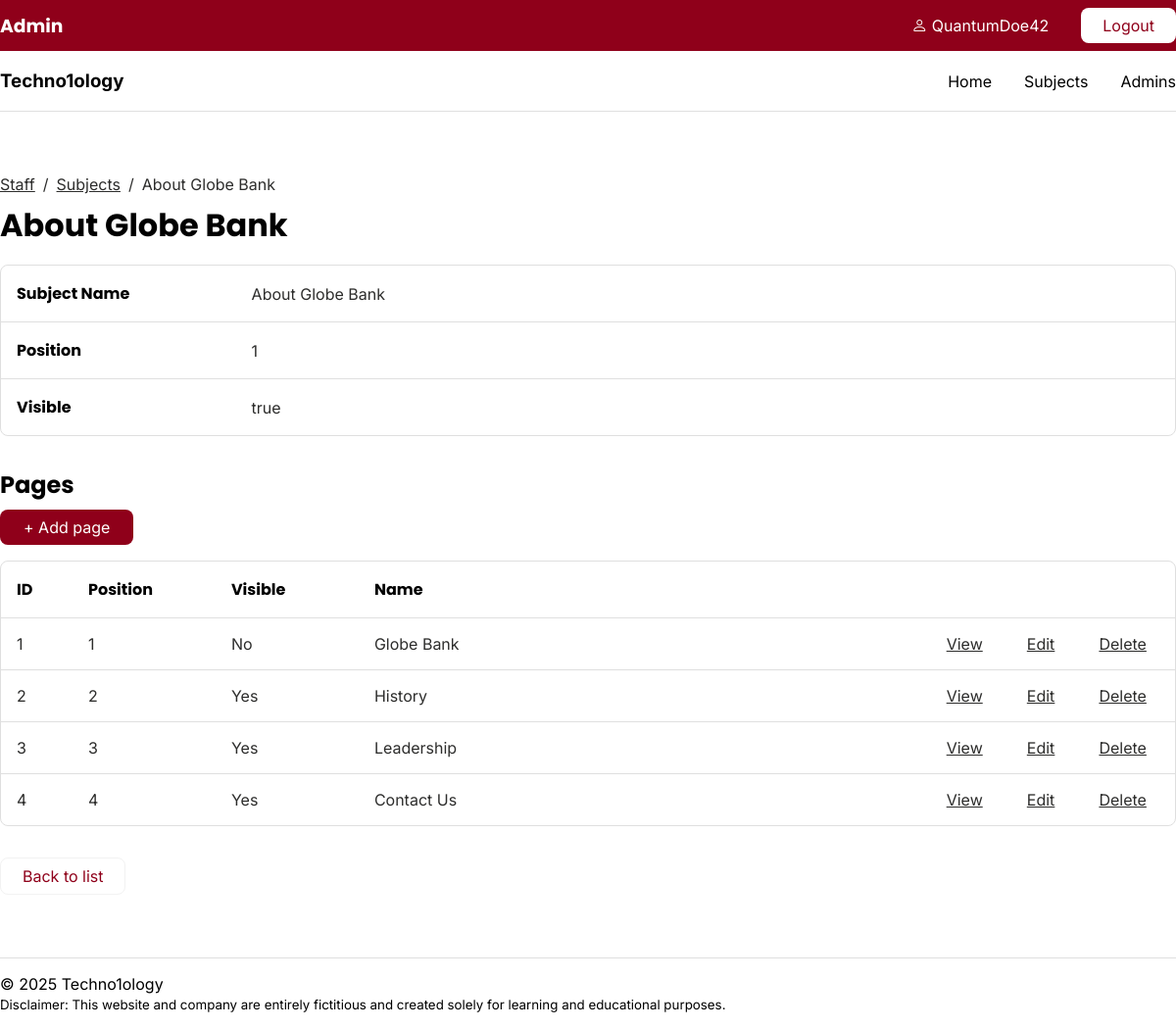
The page /staff/subjects/show.php (signed in) on the database as committed earlier.
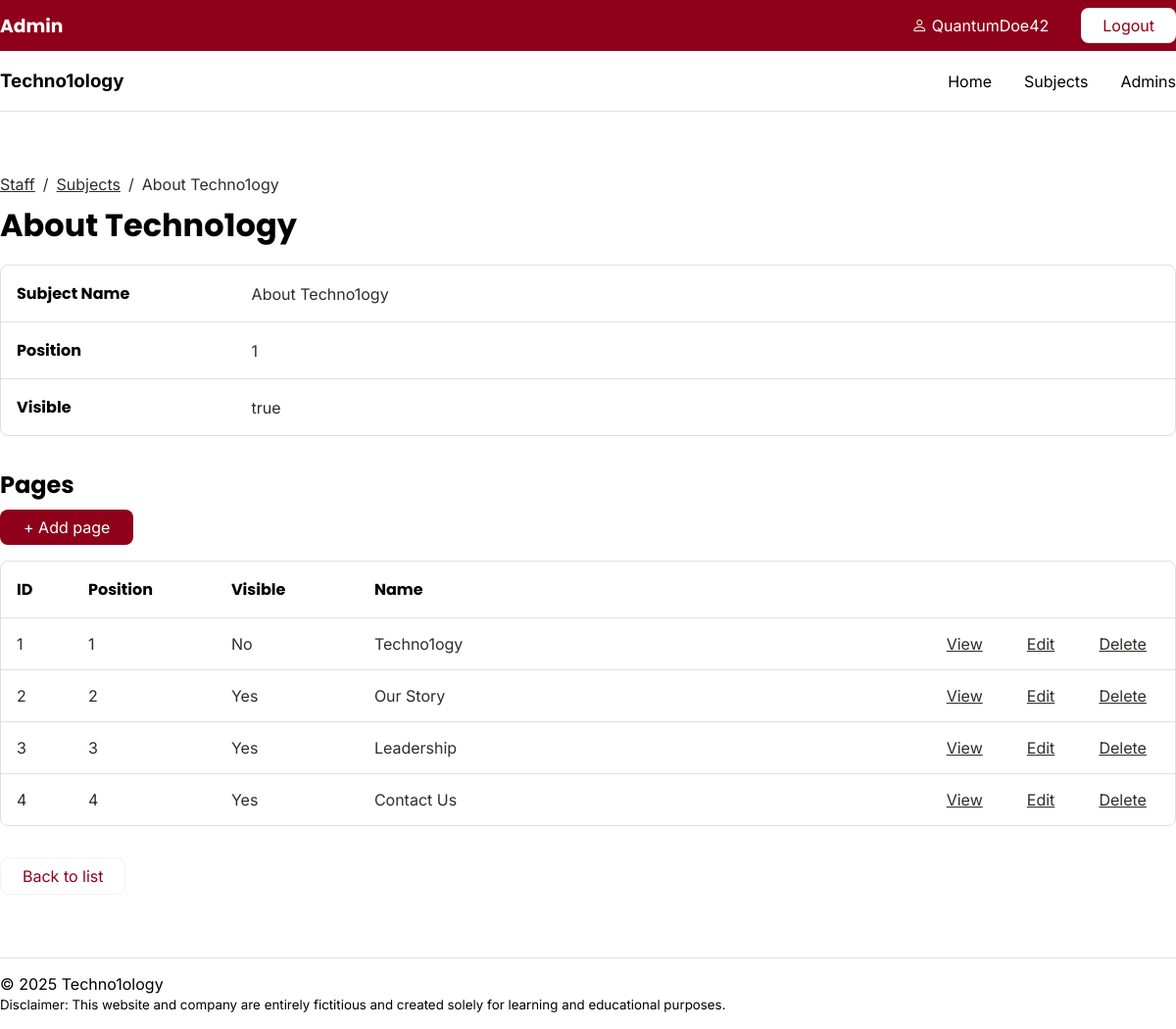
The same page on the database as committed later.
### tables this page shows
CREATE TABLE `subjects` (
  `id` int(11) NOT NULL,
  `menu_name` varchar(255) DEFAULT NULL,
  `position` int(3) DEFAULT NULL,
  `visible` tinyint(1) DEFAULT NULL
);

CREATE TABLE `pages` (
  `id` int(11) NOT NULL,
  `subject_id` int(11) DEFAULT NULL,
  `menu_name` varchar(255) DEFAULT NULL,
  `position` int(3) DEFAULT NULL,
  `visible` tinyint(1) DEFAULT NULL,
  `content` text DEFAULT NULL
);

### private/functions.php (called while the page is built, shortened)
<?php
function url_for($script_path) {
    return WWW_ROOT . $script_path;
}
function u($string="") {
    return urlencode($string);
}
function h($string="") {
    return htmlspecialchars($string);
}
?>

### private/database.php (called while the page is built, shortened)
<?php
function db_escape($connection, $string) {
    return mysqli_real_escape_string($connection, $string);
}
?>

### private/query_functions.php (called while the page is built, shortened)
<?php
function find_subject_by_id($id) {
    global $db;
    $sql = "SELECT * FROM subjects ";
    $sql .= "WHERE id='" . db_escape($db, $id) . "'";
    $result = mysqli_query($db, $sql);
    $subject = mysqli_fetch_assoc($result);
    return $subject;
}
function find_pages_by_subject_id($subject_id, $options=[]) {
    global $db;
    $visible = $options['visible'] ?? false;
    $sql = "SELECT * FROM pages ";
    $sql .= "WHERE subject_id='" . db_escape($db, $subject_id) . "' ";
    $sql .= "ORDER BY position ASC";
    $result = mysqli_query($db, $sql);
    return $result;
}
?>

### public/staff/subjects/show.php (the view, shortened to what this page needs)
<?php
$id = $_GET['id'] ?? '1';
$subject = find_subject_by_id($id);
$pages_set = find_pages_by_subject_id($id);
?>
<?php include(SHARED_PATH . '/staff_navigation.php'); ?>
<div class="section_show">
    <div class="bread_crumb">
        <a href="<?php echo url_for('/staff/index.php')?>">Staff</a>
        <p>/</p>
        <a href="<?php echo url_for('/staff/subjects/index.php')?>">Subjects</a>
        <p>/</p>
        <p><?php echo h($subject['menu_name']);?></p>
    </div>
    <h1><?php echo h($subject['menu_name']);?></h1>
    <table class="list section_attributes">
        <tr>
            <th style="width: 20%">Subject Name</th>
            <td style="width: 80%"><?php echo h($subject['menu_name']);?></td>
        </tr>
        <tr>
            <th>Position</th>
            <td><?php echo h($subject['position']);?></td>
        </tr>
        <tr>
            <th>Visible</th>
            <td><?php echo h($subject['visible'] == '1' ? 'true' : 'false');?></td>
        </tr>
    </table>
</div>
<div class="section_show">
    <div class="section_heading_button">
        <h2>Pages</h2>
        <a class="button_primary action" href="<?php echo url_for('/staff/pages/new.php?subject_id=' . h(u($subject['id'])));?>">+ Add page</a>
    </div>
    <table class="list section_attributes pages_table">
		<tr>
			<th style="width:5%">ID</th>
			<th style="width:10%">Position</th>
			<th style="width:10%">Visible</th>
			<th style="width:40%">Name</th>
			<th style="width:5%">&nbsp;</th>
			<th style="width:5%">&nbsp;</th>
			<th style="width:5%">&nbsp;</th>
		</tr>
		<?php while ($page = mysqli_fetch_assoc($pages_set)) { ?>
			<tr>
				<td><?php echo h($page['id']); ?></td>
				<td><?php echo h($page['position']); ?></td>
				<td>
					<?php
						if (h($page['visible'] == 1)) {
							echo 'Yes';
						} else {
							echo 'No';
						}
					?>
				</td>
				<td><?php echo h($page['menu_name']); ?></td>
				<td><a class="link_paragraph action" href="<?php echo url_for('/staff/pages/show.php?id=' . h(u($page['id'])))?>">View</a></td>
				<td><a class="link_paragraph action" href="<?php echo url_for('/staff/pages/edit.php?id=' . h(u($page['id'])))?>">Edit</a></td>
				<td><a class="link_paragraph action" href="<?php echo url_for('/staff/pages/delete.php?id=' . h(u($page['id']))); ?>">Delete</a></td>
			</tr>
		<?php } ?>
	</table>
    <div id="section_button">
        <a href="<?php echo url_for('/staff/subjects/index.php');?>" class="button_secondary">Back to list</a>
    </div>
</div>
<?php include(SHARED_PATH . '/staff_footer.php'); ?>

Rows that differ between the two databases and show on the page:
changed subjects "true": menu_name "About Globe Bank" → "About Techno1ogy"
changed pages id 1: menu_name "Globe Bank" → "Techno1ogy"
changed pages id 2: menu_name "History" → "Our Story"
